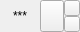
<?xml version="1.0" encoding="UTF-8"?>
<ui version="4.0">
 <class>CustomHeaderView</class>
 <widget class="QWidget" name="CustomHeaderView">
  <property name="geometry">
   <rect>
    <x>0</x>
    <y>0</y>
    <width>80</width>
    <height>32</height>
   </rect>
  </property>
  <property name="windowTitle">
   <string>Form</string>
  </property>
  <property name="autoFillBackground">
   <bool>false</bool>
  </property>
  <property name="styleSheet">
   <string notr="true"/>
  </property>
  <layout class="QGridLayout" name="gridLayout">
   <property name="leftMargin">
    <number>0</number>
   </property>
   <property name="topMargin">
    <number>0</number>
   </property>
   <property name="rightMargin">
    <number>0</number>
   </property>
   <property name="bottomMargin">
    <number>0</number>
   </property>
   <property name="spacing">
    <number>0</number>
   </property>
   <item row="0" column="0">
    <widget class="QWidget" name="widget_header" native="true">
     <property name="mouseTracking">
      <bool>false</bool>
     </property>
     <layout class="QGridLayout" name="gridLayout_2">
      <property name="leftMargin">
       <number>0</number>
      </property>
      <property name="topMargin">
       <number>0</number>
      </property>
      <property name="rightMargin">
       <number>0</number>
      </property>
      <property name="bottomMargin">
       <number>0</number>
      </property>
      <property name="spacing">
       <number>0</number>
      </property>
      <item row="0" column="0">
       <layout class="QHBoxLayout" name="horizontalLayout" stretch="1,0,0">
        <property name="spacing">
         <number>0</number>
        </property>
        <item>
         <widget class="QLabel" name="label_title">
          <property name="text">
           <string>***</string>
          </property>
          <property name="alignment">
           <set>Qt::AlignCenter</set>
          </property>
         </widget>
        </item>
        <item>
         <widget class="QToolButton" name="toolButton_filter">
          <property name="sizePolicy">
           <sizepolicy hsizetype="Expanding" vsizetype="Expanding">
            <horstretch>0</horstretch>
            <verstretch>0</verstretch>
           </sizepolicy>
          </property>
          <property name="text">
           <string/>
          </property>
          <property name="icon">
           <iconset resource="../FrameLessWidget/images.qrc">
            <normaloff>:/images/filter.png</normaloff>:/images/filter.png</iconset>
          </property>
          <property name="iconSize">
           <size>
            <width>16</width>
            <height>16</height>
           </size>
          </property>
          <property name="checkable">
           <bool>true</bool>
          </property>
          <property name="autoExclusive">
           <bool>true</bool>
          </property>
          <property name="autoRaise">
           <bool>false</bool>
          </property>
          <attribute name="buttonGroup">
           <string notr="true">buttonGroup</string>
          </attribute>
         </widget>
        </item>
        <item>
         <layout class="QVBoxLayout" name="verticalLayout">
          <property name="spacing">
           <number>0</number>
          </property>
          <item>
           <widget class="QToolButton" name="toolButton_sortUp">
            <property name="sizePolicy">
             <sizepolicy hsizetype="Expanding" vsizetype="Expanding">
              <horstretch>0</horstretch>
              <verstretch>0</verstretch>
             </sizepolicy>
            </property>
            <property name="text">
             <string/>
            </property>
            <property name="icon">
             <iconset resource="../FrameLessWidget/images.qrc">
              <normaloff>:/images/sort_up.png</normaloff>:/images/sort_up.png</iconset>
            </property>
            <property name="iconSize">
             <size>
              <width>8</width>
              <height>8</height>
             </size>
            </property>
            <property name="checkable">
             <bool>true</bool>
            </property>
            <property name="autoExclusive">
             <bool>true</bool>
            </property>
            <attribute name="buttonGroup">
             <string notr="true">buttonGroup</string>
            </attribute>
           </widget>
          </item>
          <item>
           <widget class="QToolButton" name="toolButton_sortDown">
            <property name="sizePolicy">
             <sizepolicy hsizetype="Expanding" vsizetype="Expanding">
              <horstretch>0</horstretch>
              <verstretch>0</verstretch>
             </sizepolicy>
            </property>
            <property name="text">
             <string/>
            </property>
            <property name="icon">
             <iconset resource="../FrameLessWidget/images.qrc">
              <normaloff>:/images/sort_down.png</normaloff>:/images/sort_down.png</iconset>
            </property>
            <property name="iconSize">
             <size>
              <width>8</width>
              <height>8</height>
             </size>
            </property>
            <property name="checkable">
             <bool>true</bool>
            </property>
            <property name="autoExclusive">
             <bool>true</bool>
            </property>
            <attribute name="buttonGroup">
             <string notr="true">buttonGroup</string>
            </attribute>
           </widget>
          </item>
         </layout>
        </item>
       </layout>
      </item>
     </layout>
    </widget>
   </item>
  </layout>
 </widget>
 <resources>
  <include location="../FrameLessWidget/images.qrc"/>
 </resources>
 <connections/>
 <buttongroups>
  <buttongroup name="buttonGroup"/>
 </buttongroups>
</ui>
